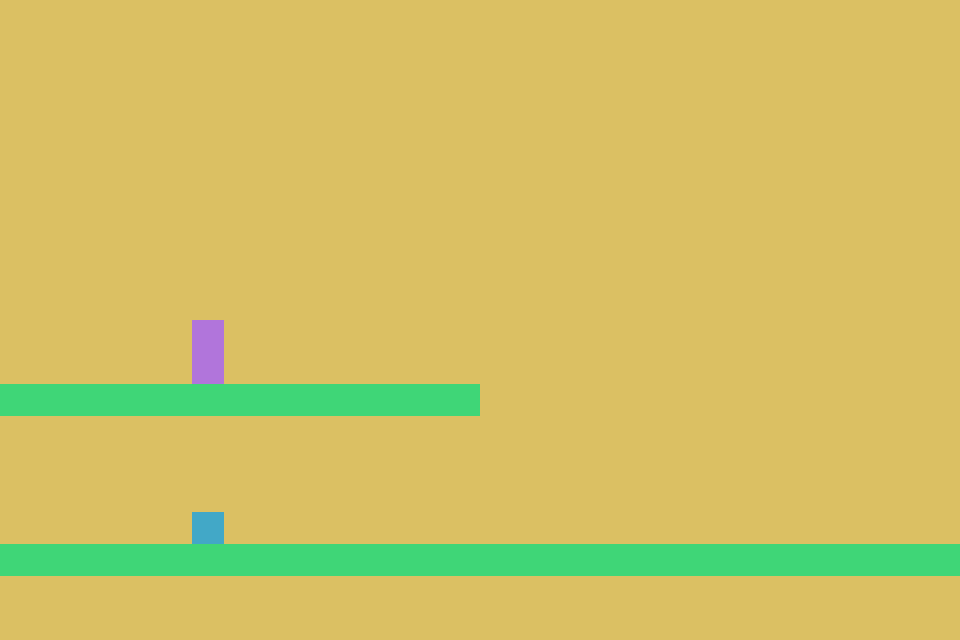

Rendered tile map (Tiled .tmx) drawn with the repository's tilesets; below, a short description and the full map source, tile grids included:
An orthogonal 30x20 tile map with 32x32 px tiles, 1 tile layer (Kachelebene 1).

<map version="1.10" tiledversion="1.11.2" orientation="orthogonal" renderorder="right-down" width="30" height="20" tilewidth="32" tileheight="32" infinite="0" nextlayerid="2" nextobjectid="1">
 <tileset firstgid="1" source="tilemap.tsx" />
 <layer id="1" name="Kachelebene 1" width="30" height="20">
  <data encoding="csv">
6,6,6,6,6,6,6,6,6,6,6,6,6,6,6,6,6,6,6,6,6,6,6,6,6,6,6,6,6,6,
6,6,6,6,6,6,6,6,6,6,6,6,6,6,6,6,6,6,6,6,6,6,6,6,6,6,6,6,6,6,
6,6,6,6,6,6,6,6,6,6,6,6,6,6,6,6,6,6,6,6,6,6,6,6,6,6,6,6,6,6,
6,6,6,6,6,6,6,6,6,6,6,6,6,6,6,6,6,6,6,6,6,6,6,6,6,6,6,6,6,6,
6,6,6,6,6,6,6,6,6,6,6,6,6,6,6,6,6,6,6,6,6,6,6,6,6,6,6,6,6,6,
6,6,6,6,6,6,6,6,6,6,6,6,6,6,6,6,6,6,6,6,6,6,6,6,6,6,6,6,6,6,
6,6,6,6,6,6,6,6,6,6,6,6,6,6,6,6,6,6,6,6,6,6,6,6,6,6,6,6,6,6,
6,6,6,6,6,6,6,6,6,6,6,6,6,6,6,6,6,6,6,6,6,6,6,6,6,6,6,6,6,6,
6,6,6,6,6,6,6,6,6,6,6,6,6,6,6,6,6,6,6,6,6,6,6,6,6,6,6,6,6,6,
6,6,6,6,6,6,6,6,6,6,6,6,6,6,6,6,6,6,6,6,6,6,6,6,6,6,6,6,6,6,
6,6,6,6,6,6,3,6,6,6,6,6,6,6,6,6,6,6,6,6,6,6,6,6,6,6,6,6,6,6,
6,6,6,6,6,6,3,6,6,6,6,6,6,6,6,6,6,6,6,6,6,6,6,6,6,6,6,6,6,6,
8,8,8,8,8,8,8,8,8,8,8,8,8,8,8,6,6,6,6,6,6,6,6,6,6,6,6,6,6,6,
6,6,6,6,6,6,6,6,6,6,6,6,6,6,6,6,6,6,6,6,6,6,6,6,6,6,6,6,6,6,
6,6,6,6,6,6,6,6,6,6,6,6,6,6,6,6,6,6,6,6,6,6,6,6,6,6,6,6,6,6,
6,6,6,6,6,6,6,6,6,6,6,6,6,6,6,6,6,6,6,6,6,6,6,6,6,6,6,6,6,6,
6,6,6,6,6,6,1,6,6,6,6,6,6,6,6,6,6,6,6,6,6,6,6,6,6,6,6,6,6,6,
8,8,8,8,8,8,8,8,8,8,8,8,8,8,8,8,8,8,8,8,8,8,8,8,8,8,8,8,8,8,
6,6,6,6,6,6,6,6,6,6,6,6,6,6,6,6,6,6,6,6,6,6,6,6,6,6,6,6,6,6,
6,6,6,6,6,6,6,6,6,6,6,6,6,6,6,6,6,6,6,6,6,6,6,6,6,6,6,6,6,6
</data>
 </layer>
</map>
